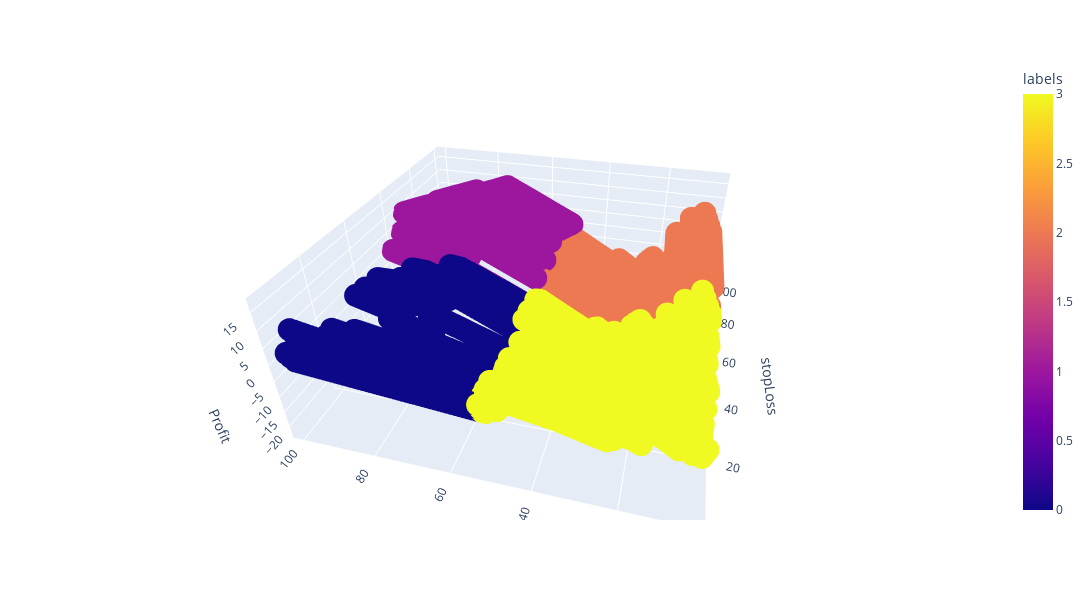

Source (notebook cell):
### Code cell
clusters = KMeans(4)
clusters.fit(x)

centros = clusters.cluster_centers_
labels = clusters.labels_.reshape(-1,1)

df["labels"] = labels
s = px.scatter_3d(data_frame=df, x=cols[0], y=cols[1], z=cols[2], color=cols[3], opacity=1, width=1500, height=600, size_max=0.1)
s.show()

### Figure 1 — Plotly figure (JSON) as saved in the notebook; plotly's stock layout.template omitted (floating-point values rounded to 4 significant figures; data arrays with more than 128 entries replaced by an {"elided": "..."} marker saying what was removed)
{"data": [{"hovertemplate": "stopLoss=%{x}<br>takeProfit=%{y}<br>Profit=%{z}<br>labels=%{marker.color}<extra></extra>", "legendgroup": "", "marker": {"color": {"elided": "9409 int values"}, "coloraxis": "coloraxis", "opacity": 1, "symbol": "circle"}, "mode": "markers", "name": "", "scene": "scene", "showlegend": false, "type": "scatter3d", "x": {"elided": "9409 int values"}, "y": {"elided": "9409 int values"}, "z": {"elided": "9409 float values"}}], "layout": {"coloraxis": {"colorbar": {"title": {"text": "labels"}}, "colorscale": [[0, "#0d0887"], [0.1111, "#46039f"], [0.2222, "#7201a8"], [0.3333, "#9c179e"], [0.4444, "#bd3786"], [0.5556, "#d8576b"], [0.6667, "#ed7953"], [0.7778, "#fb9f3a"], [0.8889, "#fdca26"], [1, "#f0f921"]]}, "height": 600, "legend": {"tracegroupgap": 0}, "margin": {"t": 60}, "scene": {"aspectmode": "auto", "aspectratio": {"x": 1.336, "y": 1.336, "z": 0.5606}, "camera": {"center": {"x": 0, "y": 0, "z": 0}, "eye": {"x": -1.704, "y": -0.4504, "z": 1.148}, "projection": {"type": "perspective"}, "up": {"x": 0, "y": 0, "z": 1}}, "domain": {"x": [0, 1], "y": [0, 1]}, "xaxis": {"title": {"text": "stopLoss"}, "type": "linear"}, "yaxis": {"title": {"text": "takeProfit"}, "type": "linear"}, "zaxis": {"title": {"text": "Profit"}, "type": "linear"}}, "width": 1500}}
